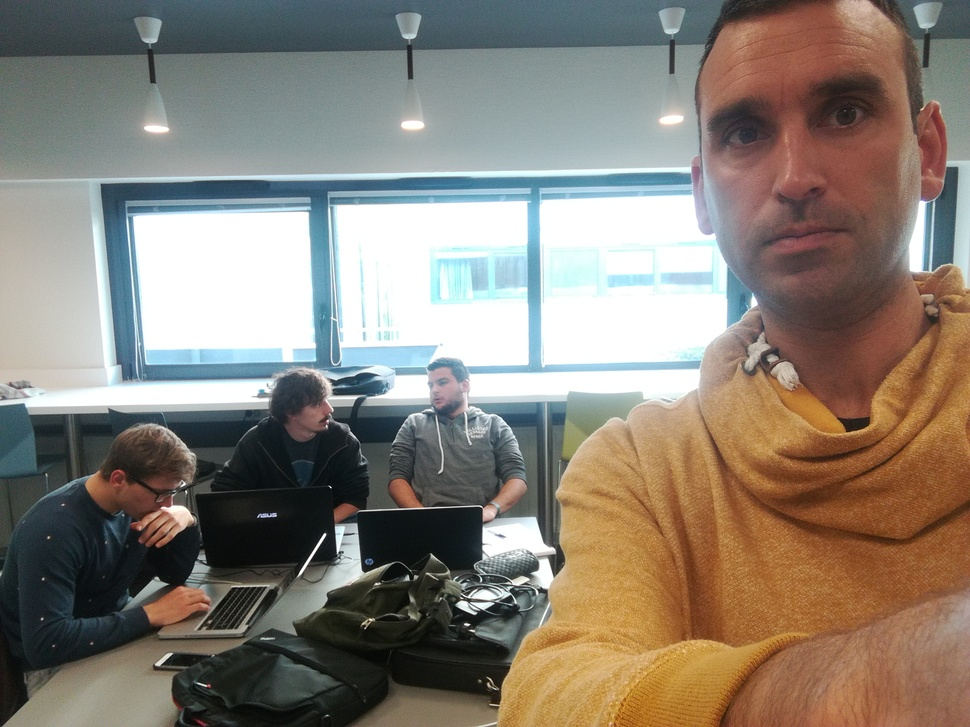
#> input picture test/test (1).jpg, 970 x 727 px, shrunk from 3264 x 2448 before the run
$ python face_detection.py
#> lines starting #> are read from the running program, lines starting #| are printed output that depends on the picture; after the words box and inside, x2 and y2 are one past the last pixel; in counts of white or black regions, pixels touching at a corner belong together
#!/usr/bin/python
# -*- coding: utf-8 -*-

import logging
import traceback
import cv2
import datetime
import io
import os
from google.cloud import vision


class FaceDetection:
    def __init__(self, image_path, archive_folder="/tmp/", debug=False):
        """ init
            @image_path : le chemin d'une image sur le disque
            @archive_folder : dossier d'archive
            @debug : si True, affichage des images dans une fenêtre
        """
#> called with image_path = './test/test (1).jpg', archive_folder = './archives/', debug = False
        logging.info("Image : {0}".format(image_path))
        self.image_path = image_path
        self.archive_folder = archive_folder
        self.debug = debug
        self.items = []
        self.items_frames = []

        # Afin de grouper les archives, nous allons utiliser un préfixe unique
        self.images_prefix = str(datetime.datetime.now().strftime("%Y%m%d-%H%M%S-%f"))

        # On charge l'image dans une frame
        self.frame = cv2.imread(image_path)
#> self.frame is the input picture: shape (727, 970, 3); mean B, G, R 117.8, 128.2, 136.5

        # Affichage de l'image originale
        if self.debug:
            cv2.imshow("preview", self.frame)
            cv2.waitKey()

    def find_items(self):
        """ Trouver les items dans une frame

            Valorise self.items en tant que liste contenant les coordonnées des viages au format (x, y, h, w).
            Exemple :
                      [[ 483  137   47   47]
                       [ 357  152   46   46]
                       ...
                       [ 126  167   51   51]]

        """
        logging.info("Recherche des items...")

        items = []

        vision_client = vision.Client()

        with io.open(self.image_path, 'rb') as image_file:
            content = image_file.read()

        image = vision_client.image(content=content)

        faces = image.detect_faces()

        for face in faces:
            x1 = face.bounds.vertices[0].x_coordinate
            y1 = face.bounds.vertices[0].y_coordinate

            x2 = face.bounds.vertices[2].x_coordinate
            y2 = face.bounds.vertices[2].y_coordinate

            items.append((x1, y1, x2 - x1, y2 - y1))

        # On valorise self.items et on affiche un peu de log
        logging.info("Nombre d'items : '{0}'".format(len(items)))
        logging.info("Items = {0}".format(items))
        self.items = items

    def extract_items_frames(self):
        """ Extraire les frames des items de la frame complète
            Valorise self.items_frames en tant que liste des frames et coordonnées.
            Exemple :
                      [
                        {  "frame" : ...,
                           "x" : ...,
                           "x" : ...,
                           "x" : ...,
                           "x" : ...
                        },
                        { ... },
                        ...
                      ]
        """
        logging.info("Extractions des frames des items ('{0}' à extraire)...".format(len(self.items)))
        items_frames = []
        # pour chaque coordonnées d'items...
        for f in self.items:
            # On extrait le sous ensemble de la frame complète
            x, y, w, h = f
            item_frame = self.frame[y:y + h, x:x + w]
            # Et on le stocke ainsi que ses coordonnées
            items_frames.append({
                "frame": item_frame,
                "x": x,
                "y": y,
                "w": w,
                "h": h,
            })
#> after the loop, items_frames = []

            # On affiche chaque visage extrait dans une fenêtre
            # if self.debug:
            #    cv2.imshow("preview", item_frame)
            #    cv2.waitKey()

        self.items_frames = items_frames
#> self.items_frames = []

    def get_items_frames(self, grayscale=False):
        """ Retourne les frames des items et leurs coordonnées dans une liste
            @grayscale : si True, retourne les frames des items en niveaux de gris
        """
        # Si on ne désire pas un retour en niveau de gris, on retourne les données telles quelles
        if not grayscale:
            return self.items_frames

        # Dans le cas contraire, on créée une liste temporaire et pour chaque frame de la liste
        # originale, on insère dans la nouvelle liste la frame convertie en niveaux de gris
        items_frames = []
        for item_frame in self.items_frames:
            item_frame["frame"] = cv2.cvtColor(item_frame["frame"], cv2.COLOR_BGR2GRAY)
            items_frames.append(item_frame)
        return items_frames

    def add_label(self, text, x, y):
        """ Ajout d'un label sur la frame complète
            @text : texte à afficher
            @x, y : coordonnées du texte à afficher
        """
        # Comme cette fonction sera utilisée pour afficher un label sur un carré autour d'un visage,
        # on ajoute volontairement un peu d'espace entre le label et le carré, sauf si on est au bord de l'image
        if y > 11:
            y = y - 5
        cv2.putText(self.frame, text, (x+40, y),
                    cv2.FONT_HERSHEY_SIMPLEX, 1.2, (0, 255, 0), 4)

    def archive_items_frames(self):
        """ Ecrit dans le dossier d'archive chaque frame de chaque item en tant qu'une image
        """
        logging.info("Archive les items ('{0}' à archiver)...".format(len(self.items_frames)))
        idx = 0
        # Pour chaque item, on le sauve dans un fichier
        for item_frame in self.items_frames:
            a_frame = item_frame["frame"]
            image_name = "{0}_item_{1}.jpg".format(self.images_prefix, idx)
            logging.info("Archive un item dans le fichier : '{0}'".format(image_name))
            cv2.imwrite(os.path.join(self.archive_folder, image_name), a_frame)
            idx += 1

    def archive_with_items(self):
        """ Ecrit dans le dossier d'archive la frame complète avec des carrés dessinés autour
            des visages détectés
        """
        logging.info("Archive l'image avec les items trouvés...")
        # Dessine un carré autour de chaque item
        for f in self.items:
            x, y, w, h = f  # [ v for v in f ]
            cv2.rectangle(self.frame, (x, y), (x + w, y + h), (0, 255, 0), 3)

            # Ajoute la date et l'heure à l'image
        cv2.putText(self.frame, datetime.datetime.now().strftime("%c"), (5, 25),
                    cv2.FONT_HERSHEY_SIMPLEX, 0.8, (0, 0, 0), 3)

        # On affiche l'image qui va être archivée dans une fenêtre
        if self.debug:
            cv2.imshow("preview", self.frame)
            cv2.waitKey()

            # Ecriture du fichier
        archive_full_name = "{0}_full.jpg".format(self.images_prefix)
        logging.info("Archive file is : '{0}'".format(archive_full_name))
        cv2.imwrite(os.path.join(self.archive_folder, archive_full_name), self.frame)


if __name__ == "__main__":
    logging.basicConfig(level=logging.DEBUG)
    logging.info("Test...")
    T = FaceDetection("./test/test (1).jpg",
                      archive_folder="./archives/",
                      debug=False)
    T.find_items()
    T.extract_items_frames()


    for item in T.get_items_frames(grayscale=True):
        label = "coucou"
        logging.info("Trouvé : {0}".format(label))
        x = item["x"]
        y = item["y"]
        T.add_label(label, x, y)

    T.archive_items_frames()
#> after the loop in archive_items_frames, `for item_frame in self.items_frames:`: idx = 0
    T.archive_with_items()
#> in archive_with_items, `cv2.putText(self.frame, datetime.datetime.now().strftime("%c"), (5, 25..`:
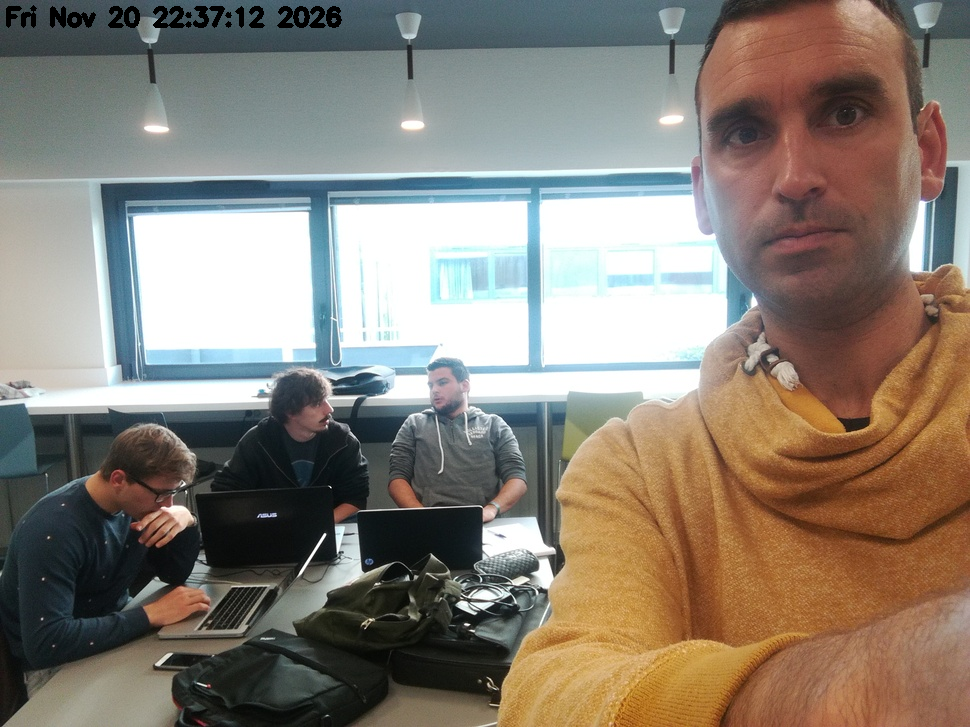
#> self.frame: shape (727, 970, 3); 0.49% of pixels changed, all inside (x1, y1, x2, y2) = (6, 5, 342, 28)

$ run again, with test/test (2).jpg copied over test/test (1).jpg
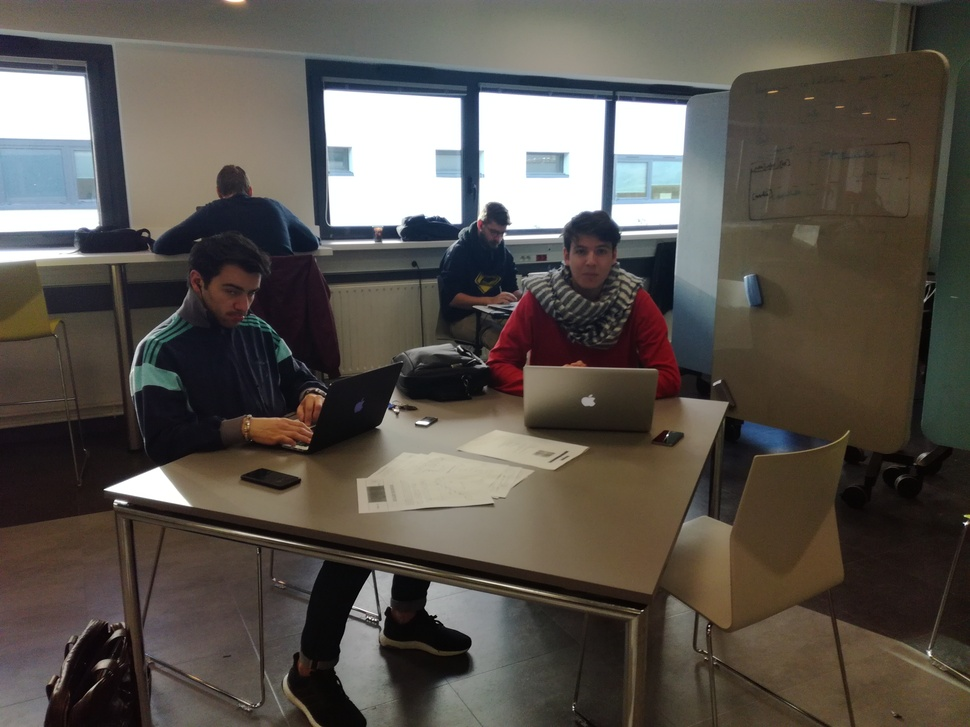
#> input picture test/test (2).jpg, 970 x 727 px, shrunk from 4160 x 3120 before the run
#> in __init__, self.frame is the input picture: shape (727, 970, 3); mean B, G, R 77.8, 84.3, 89.8
#> after the loop in extract_items_frames, `for f in self.items:`: items_frames = []
#> after the loop in archive_items_frames, `for item_frame in self.items_frames:`: idx = 0
#> in archive_with_items, `cv2.putText(self.frame, datetime.datetime.now().strftime("%c"), (5, 25..`:
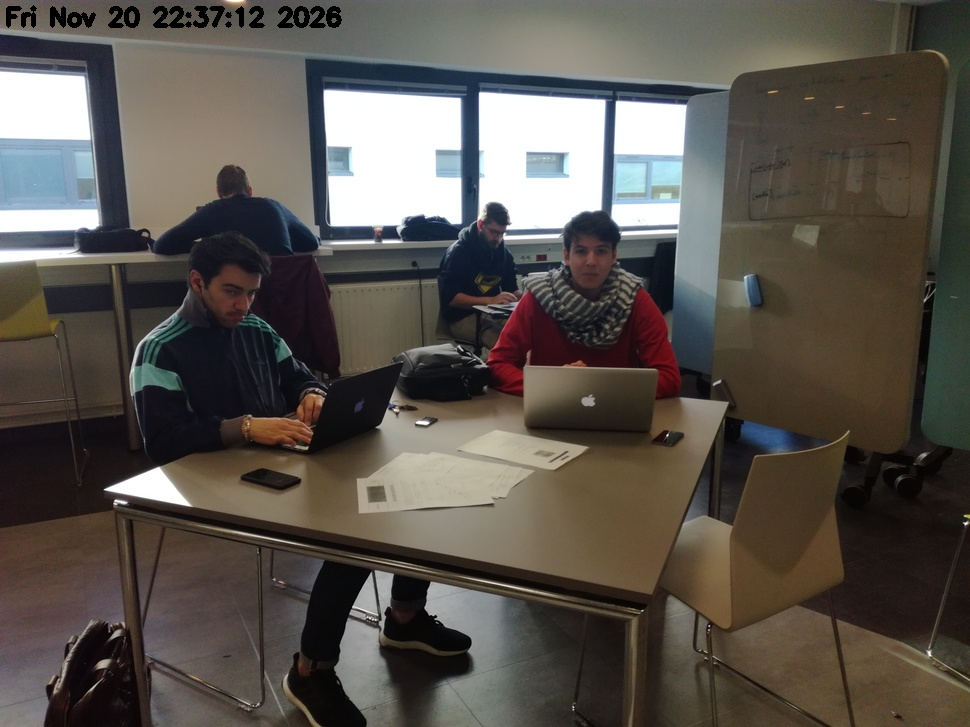
#> self.frame: shape (727, 970, 3); 0.49% of pixels changed, all inside (x1, y1, x2, y2) = (6, 5, 342, 28)

$ run again, with test/test (3).jpg copied over test/test (1).jpg
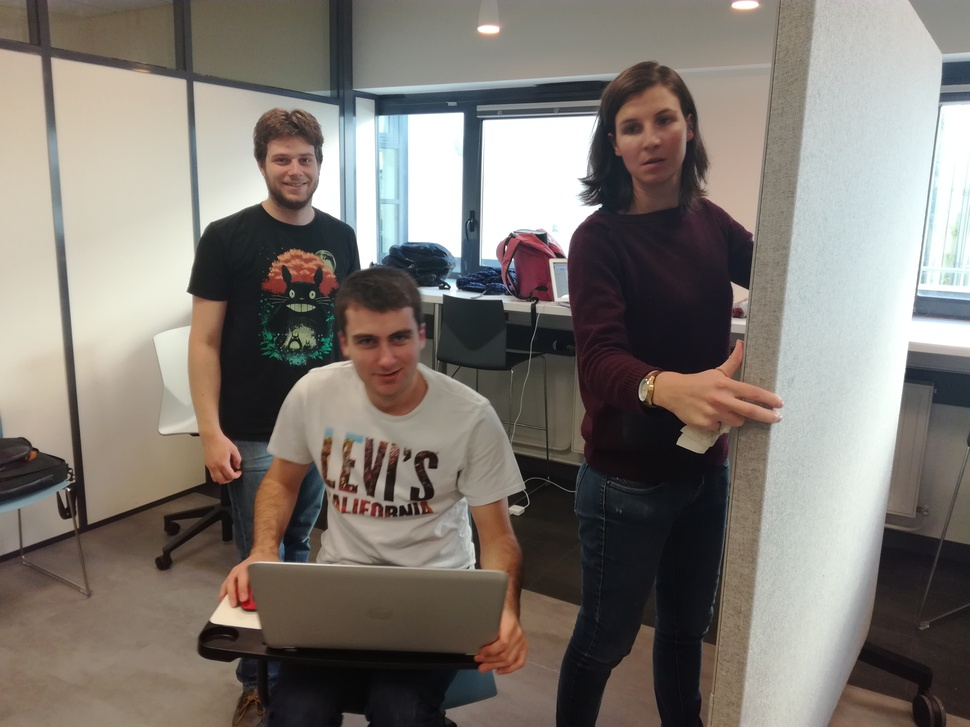
#> input picture test/test (3).jpg, 970 x 727 px, shrunk from 4160 x 3120 before the run
#> in __init__, self.frame is the input picture: shape (727, 970, 3); mean B, G, R 114.1, 120.8, 127.3
#> after the loop in extract_items_frames, `for f in self.items:`: items_frames = []
#> after the loop in archive_items_frames, `for item_frame in self.items_frames:`: idx = 0
#> in archive_with_items, `cv2.putText(self.frame, datetime.datetime.now().strftime("%c"), (5, 25..`:
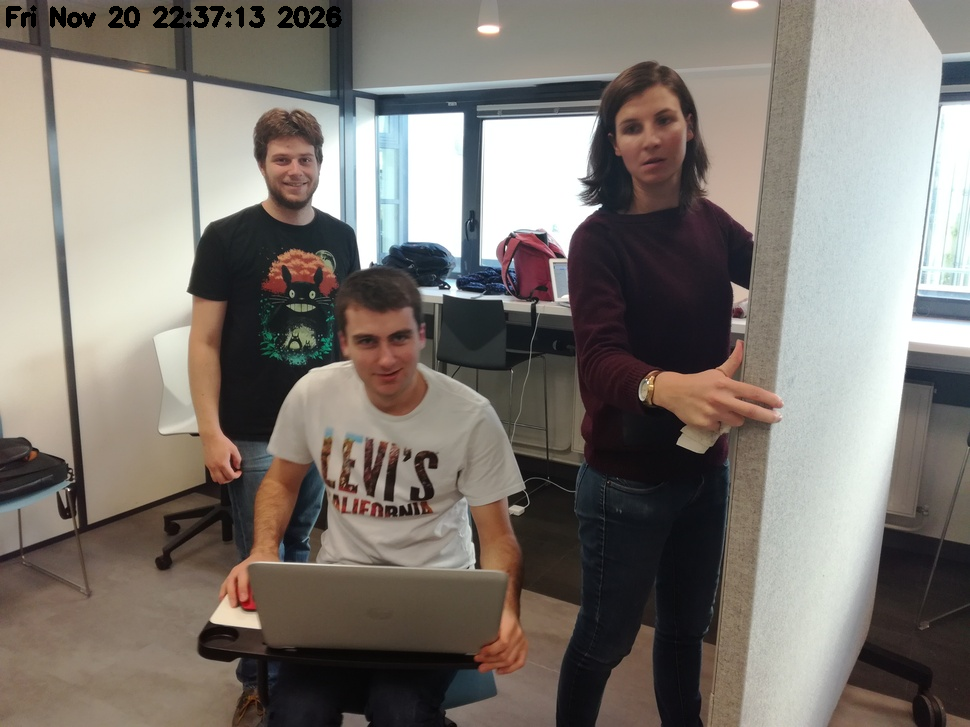
#> self.frame: shape (727, 970, 3); 0.49% of pixels changed, all inside (x1, y1, x2, y2) = (6, 5, 342, 28)

$ run again, with test/test (4).jpg copied over test/test (1).jpg
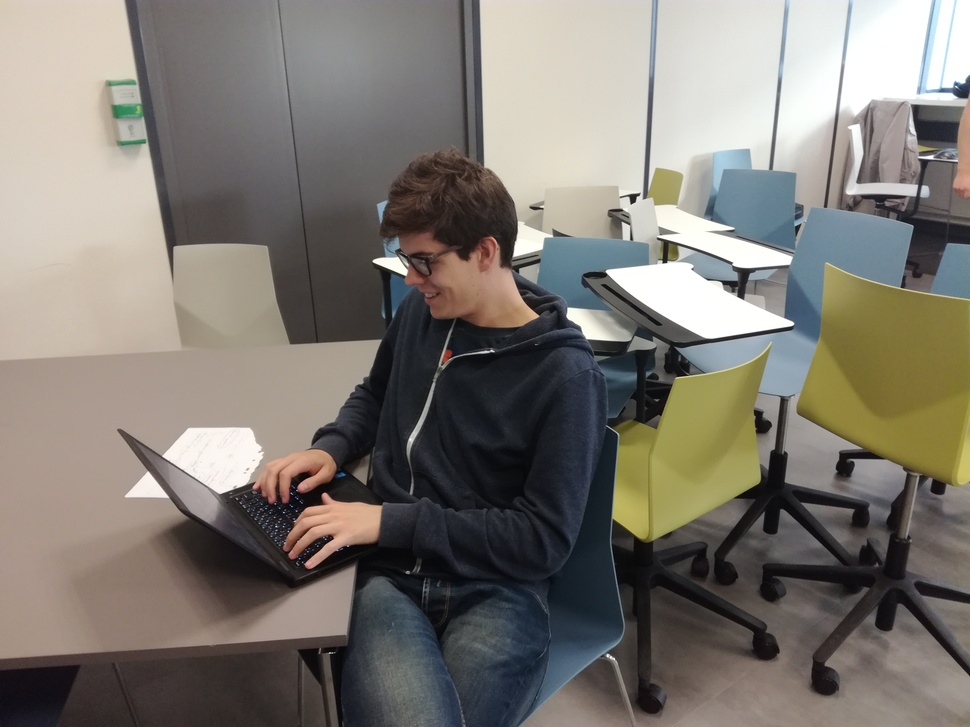
#> input picture test/test (4).jpg, 970 x 727 px, shrunk from 4160 x 3120 before the run
#> in __init__, self.frame is the input picture: shape (727, 970, 3); mean B, G, R 113.9, 121.2, 126.1
#> after the loop in extract_items_frames, `for f in self.items:`: items_frames = []
#> after the loop in archive_items_frames, `for item_frame in self.items_frames:`: idx = 0
#> in archive_with_items, `cv2.putText(self.frame, datetime.datetime.now().strftime("%c"), (5, 25..`:
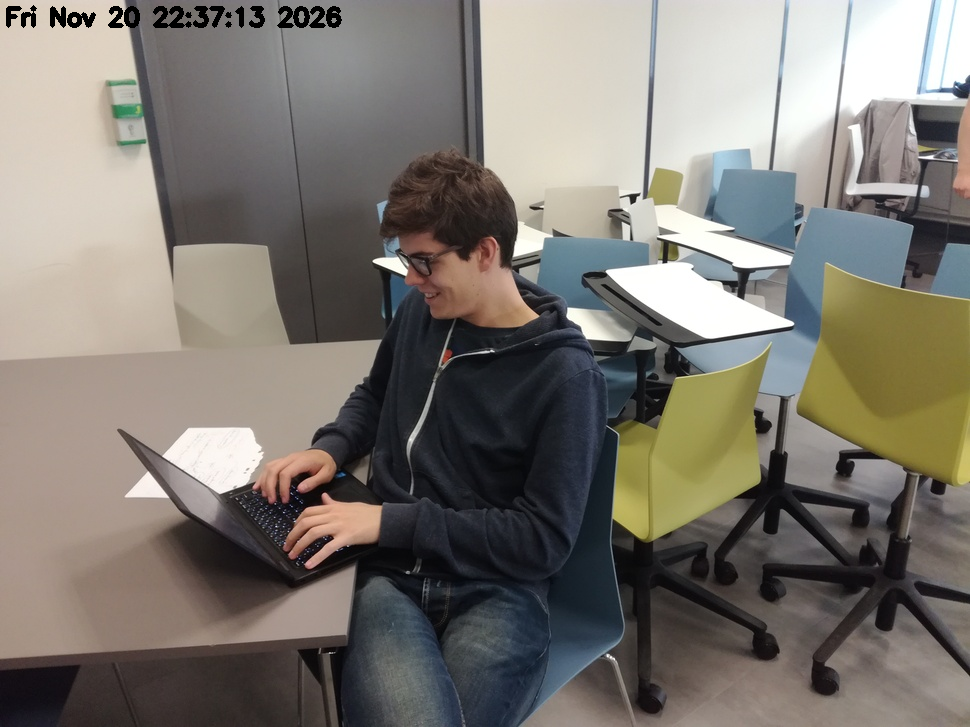
#> self.frame: shape (727, 970, 3); 0.49% of pixels changed, all inside (x1, y1, x2, y2) = (6, 5, 342, 28)
